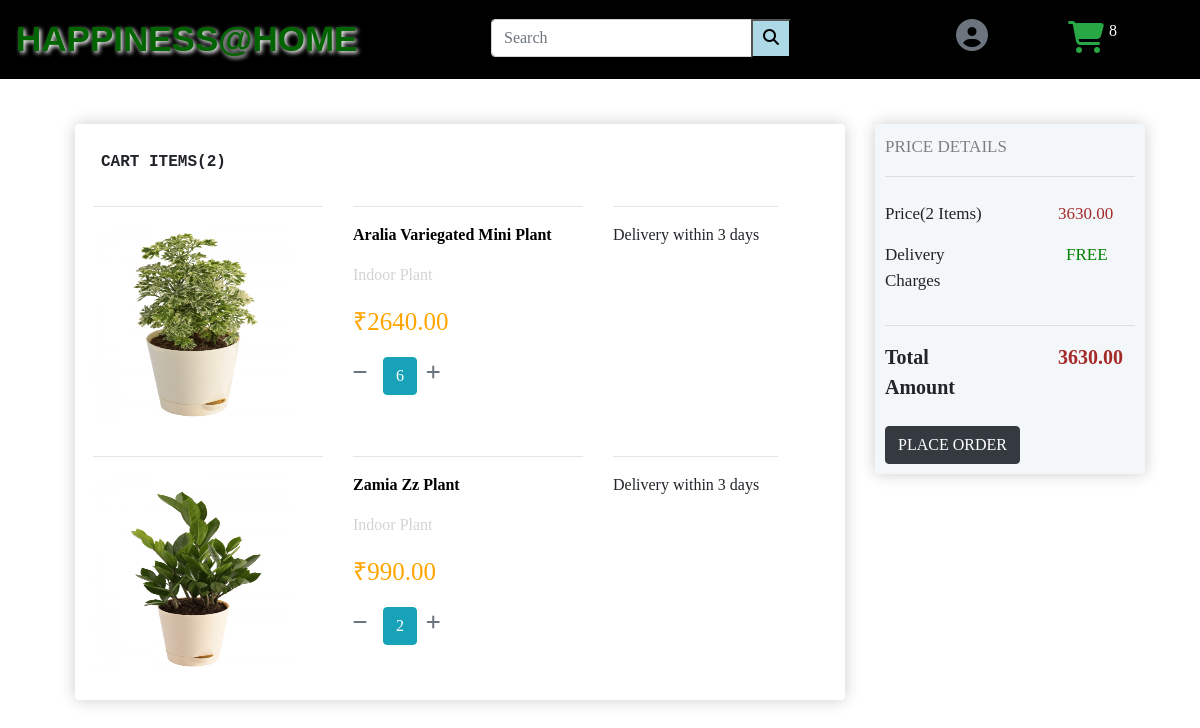
The app's page /cart (signed in) with its own data.
### plant/models.py (models this page shows, shortened)
class OrderItem(models.Model) :
    product = models.ForeignKey(Product,on_delete = models.SET_NULL, null = True)
    order = models.ForeignKey(Order,on_delete = models.SET_NULL, null = True)
    date_added = models.DateTimeField(auto_now_add = True)
    quantity = models.IntegerField(default = 0, null = True)
    @property
    def get_total(self):
        total = self.product.price * self.quantity
        return total

class Product(models.Model) :
    name = models.CharField(max_length = 200, null = True)
    price = models.DecimalField(max_digits = 7, decimal_places = 2, null = True)
    image = models.ImageField(null = True, blank = True)
    image1 = models.ImageField(null = True, blank = True)
    image2 = models.ImageField(null = True, blank = True)
    @property
    def imageURL(self):
        try :
            url = self.image.url
        except :
            url = ''
        return url

class Order(models.Model) :
    customer = models.ForeignKey(Customer,on_delete = models.SET_NULL, null = True)
    date_ordered = models.DateTimeField(auto_now_add = True)
    complete = models.BooleanField(default = False, null = True)
    billing_address =  models.ForeignKey('BillingAddress',on_delete = models.SET_NULL, null = True)
    @property
    def get_cart_total(self):
        orderitems = self.orderitem_set.all()
        total = sum([item.get_total for item in orderitems])
        return total
    @property
    def get_cart_quantity(self):
        orderitems = self.orderitem_set.all()
        total = sum([item.quantity for item in orderitems])
        return total

### plant/views.py (the view)
# urls.py: path('cart', views.cart, name = 'cart'),
@login_required(login_url = 'loginpage')
def cart(request):
    if request.user.is_authenticated:
        customer = request.user.customer
        order = Order.objects.get(customer = customer,complete = False)
        items = order.orderitem_set.all()
        print(items)
        item_num = order.orderitem_set.count()
        print(item_num)
        cartItems = order.get_cart_quantity
    context = {
    'items' : items,
    'order' : order,
    'item_num' : item_num,
    'cartItems' : cartItems
    }
    return render(request,'plant/cart.html',context)

### plant/templates/plant/cart.html (shortened to what this page needs)
{% extends "plant/base.html" %}
{% load static %}
{% block content %}
<link rel="stylesheet" type="text/css" href="{% static 'css/style_cart1.css' %}" >
<div class="row">
		<div id = "margin" class="col-md-8">
			<div id = "box" class="box-element">
        <p id = "heading" class = "ml-3 mt-3">
          CART ITEMS({{item_num}})
        </p>
        <div class="row">
        {% for item in items %}
        <div id = "box_height" class = "col-md-4 ml-2">
          <hr />
					<div id = "image"><a href ="{% url 'plants' item.product.id %}"><img src="{{item.product.imageURL}}" class="image_view" alt="..."/></a></div>
        </div>
        <div class = "col-md-4">
          <hr />
          <div><a id = "name" href = "{% url 'plants' item.product.id %}"><p id = "name">{{item.product.name}}</p></a></div>
          <div><p id = "category">Indoor Plant</p></div>
          <div><p id = "price">₹{{item.get_total}}</p></div>
						<div class="row">
						<div  class="col-1 mt-1">
						<div data-product = {{item.product.id}} data-action = "remove" class="chg-quantity update-cart"> <i id = "pointer" class="fas fa-minus text-secondary"></i></div>
						</div>
						<div  class="col-2">
						<div> <button type="button" class="btn btn-info">{{item.quantity}}</button></div>
						</div>
						<div  class="col-1 mt-1">
						<div data-product = {{item.product.id}} data-action = "add" class="chg-quantity update-cart"> <i id = "pointer" class="fas fa-plus text-secondary"></i></div>
						</div>
						</div>
        </div>
        <div class = "col-md-3">
          <hr />
          <div><p id = "delivery">Delivery within 3 days</p></div>
        </div>
        {% endfor %}
        </div>
				</div>
			</div>
			<div  class="col-md-3">
				<div id = "box2" class="box-element">
					<p id = "price_details">
						PRICE DETAILS
						<hr />
						<div class="row">
		        <div id = "#" class = "col-6 mt-2">
							<div><span>Price({{item_num}} Items)</span></div>
							<div><p class = "mt-3">Delivery Charges</p></div>
		        </div>
						<div id = "amount" class = "col-6 mt-2 pl-5">
							<div><span id = "total_price">{{order.get_cart_total}}</span></div>
							<div><p id = "delivery_charge" class = "mt-3 ml-2">FREE</p></div>
						</div>
				</div>
					 <hr />
					 <div class="row">
					 <div class = "col-6 mb-2">
						 <div><span class = "mt-0" id = "total_style">Total Amount</span></div>
					 </div>
					 <div id = "amount" class = "col-6 pl-5">
						 <div><span id = "total_amount">{{order.get_cart_total}}</span></div>
					 </div>
				</div>
				<div id = "place_order">
          <a href = "{% url 'address' %}"><button id = "placed" type="button" class="btn btn-dark mt-3">PLACE ORDER</button></a>
				</div>
		</div>
{% endblock %}

### static/css/style_base.css (style rules this page uses)
html { scroll-behavior: smooth; }
body { font-family: 'Trebuchet MS', 'Lucida Sans Unicode', 'Lucida Grande', 'Lucida Sans', Arial, sans-serif; overflow-x: hidden; height: 100%; }

### static/css/style_cart1.css (style rules this page uses)
body { background-color: white; font-family:cursive; }
#heading { font-family: Courier; font-weight: bold; }
.box-element { box-shadow:hsl(0, 0%, 80%) 0 0 16px; background-color: #fff; border-radius: 4px; padding: 10px; }
.image_view { height : 200px; width : 200px; }
.chg-quantity { width: 12px; transition:.1s; }
#box { margin-top: 100px; }
#box_height { height : 250px; align-items: center; }
#pointer { cursor : pointer; }
#name { color:black; text-decoration: none; font-weight: bold; }
#category { color:lightgray; }
#price { color:orange; font-size: 25px; }
#delivery { font-family: Trebuchet MS; }
#box2 { margin-top: 100px; font-family: Trebuchet MS; font-size: 17px; background-color: #F4F7F9; }
#total_price { color : brown; }
#delivery_charge { color : green; }
#total_style { font-weight:bold; font-size:20px; }
#total_amount { color : brown; font-weight:bold; font-size:20px; }
#margin { margin-left: 5%; }
#price_details { color:gray; }

### records on screen
OrderItem: product.imageURL (picture), product.name "Aralia Variegated Mini Plant", get_total "2640.00", quantity "6"
OrderItem: product.imageURL (picture), product.name "Zamia Zz Plant", get_total "990.00", quantity "2"
Order: get_cart_total "3630.00"

### other values on screen
{{ cartItems }} "8"
{{ item_num }} "2"
